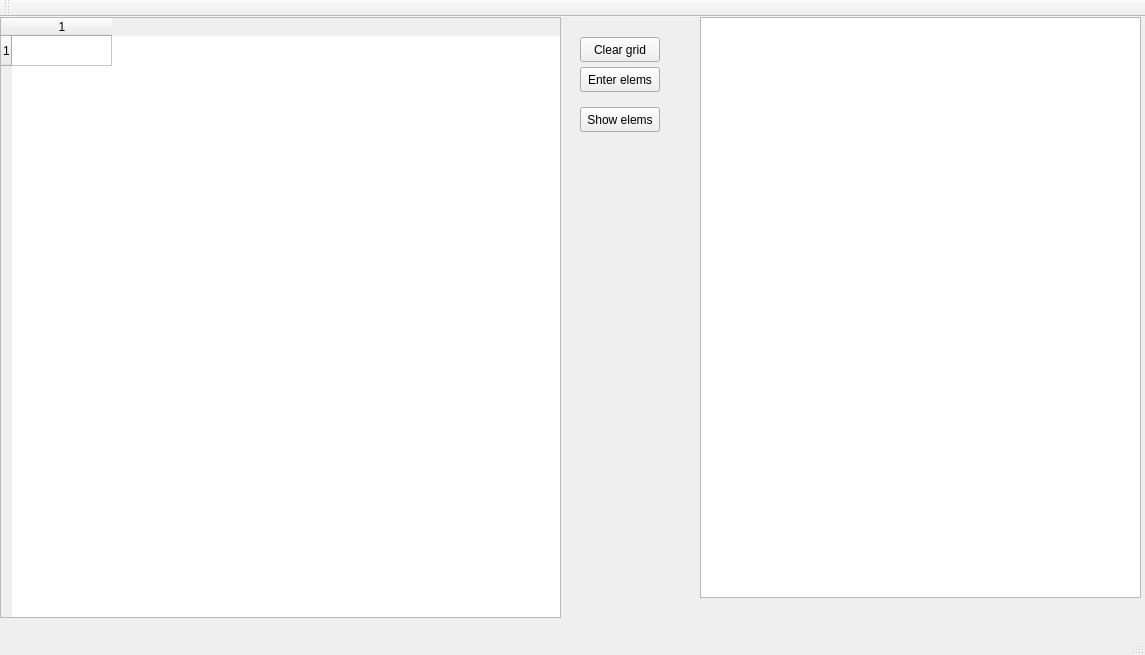
<?xml version="1.0" encoding="UTF-8"?>
<ui version="4.0">
 <class>MainWindow</class>
 <widget class="QMainWindow" name="MainWindow">
  <property name="geometry">
   <rect>
    <x>0</x>
    <y>0</y>
    <width>1145</width>
    <height>655</height>
   </rect>
  </property>
  <property name="windowTitle">
   <string>MainWindow</string>
  </property>
  <widget class="QWidget" name="centralWidget">
   <widget class="QTableWidget" name="tableWidget">
    <property name="geometry">
     <rect>
      <x>0</x>
      <y>0</y>
      <width>561</width>
      <height>601</height>
     </rect>
    </property>
    <property name="rowCount">
     <number>1</number>
    </property>
    <property name="columnCount">
     <number>1</number>
    </property>
    <row/>
    <column/>
   </widget>
   <widget class="QPlainTextEdit" name="plainTextEdit">
    <property name="geometry">
     <rect>
      <x>700</x>
      <y>0</y>
      <width>441</width>
      <height>581</height>
     </rect>
    </property>
   </widget>
   <widget class="QPushButton" name="clearGrid">
    <property name="geometry">
     <rect>
      <x>580</x>
      <y>20</y>
      <width>80</width>
      <height>25</height>
     </rect>
    </property>
    <property name="text">
     <string>Clear grid</string>
    </property>
   </widget>
   <widget class="QPushButton" name="enterElemsBtn">
    <property name="geometry">
     <rect>
      <x>580</x>
      <y>50</y>
      <width>80</width>
      <height>25</height>
     </rect>
    </property>
    <property name="text">
     <string>Enter elems</string>
    </property>
   </widget>
   <widget class="QPushButton" name="ShowElemsBtn">
    <property name="geometry">
     <rect>
      <x>580</x>
      <y>90</y>
      <width>80</width>
      <height>25</height>
     </rect>
    </property>
    <property name="text">
     <string>Show elems</string>
    </property>
   </widget>
  </widget>
  <widget class="QMenuBar" name="menuBar">
   <property name="geometry">
    <rect>
     <x>0</x>
     <y>0</y>
     <width>1145</width>
     <height>25</height>
    </rect>
   </property>
  </widget>
  <widget class="QToolBar" name="mainToolBar">
   <attribute name="toolBarArea">
    <enum>TopToolBarArea</enum>
   </attribute>
   <attribute name="toolBarBreak">
    <bool>false</bool>
   </attribute>
  </widget>
  <widget class="QStatusBar" name="statusBar"/>
 </widget>
 <layoutdefault spacing="6" margin="11"/>
 <resources/>
 <connections/>
</ui>
